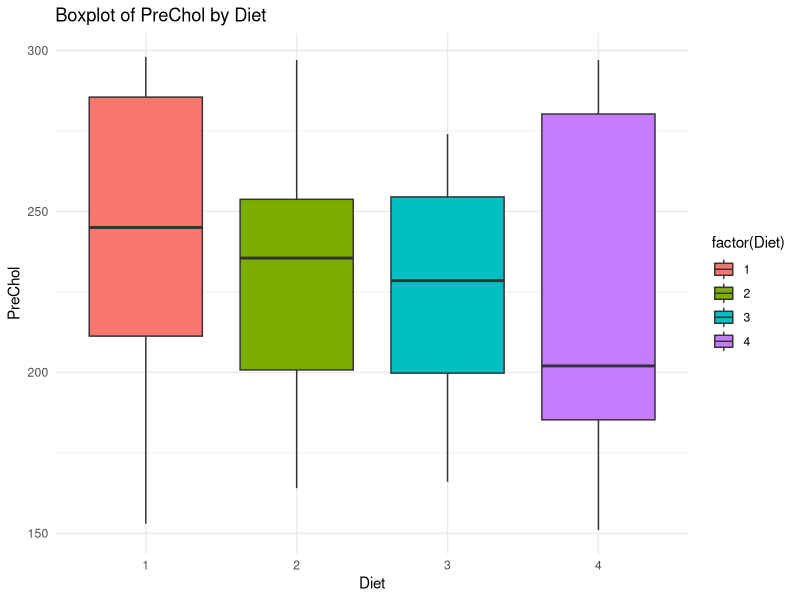
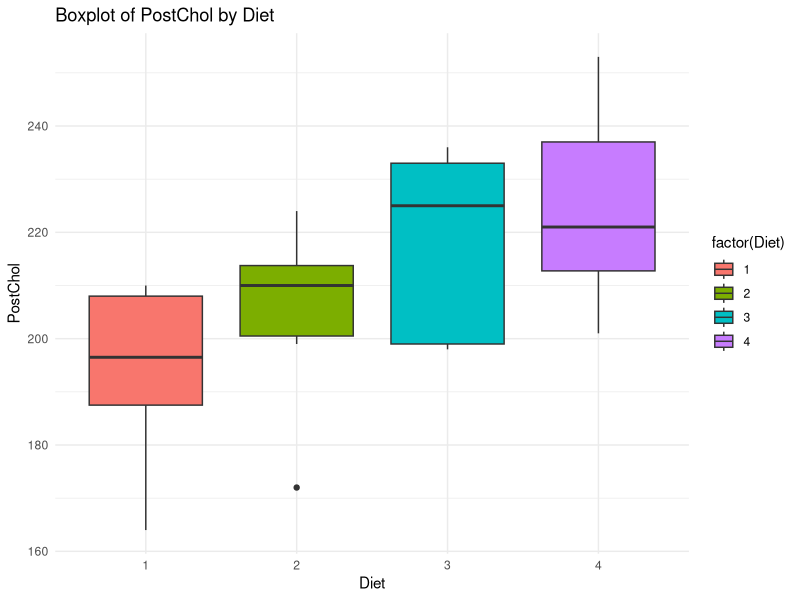
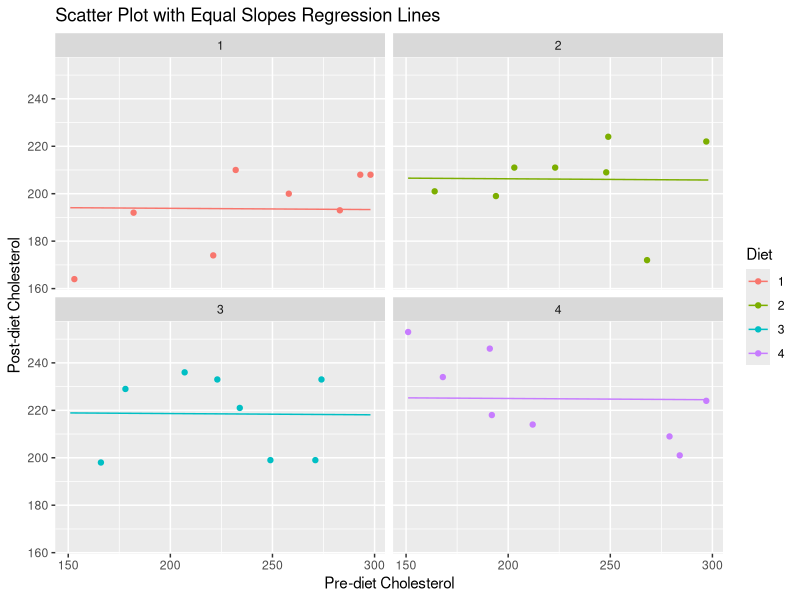
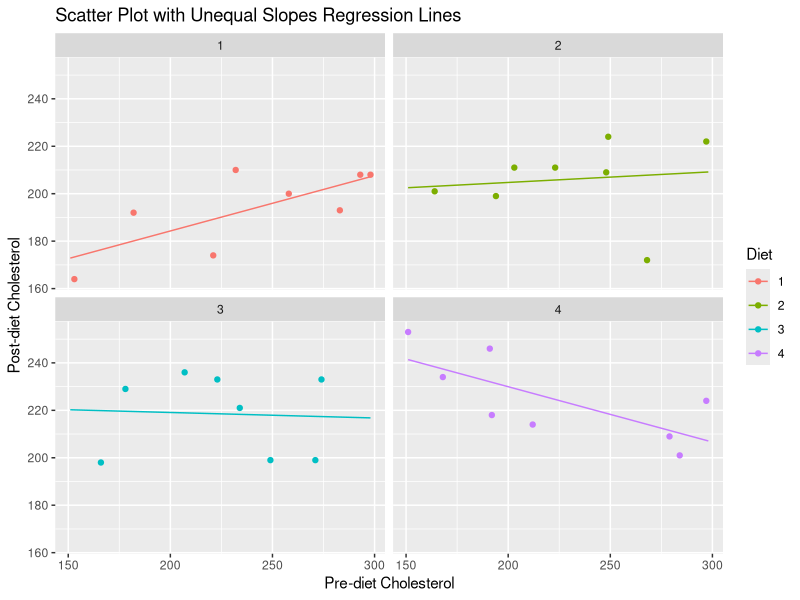

Generate these figures, in order, with R:
# MSA680 lab 1: ANCOVA models and least squares means.
# Run from this folder: Rscript ancovaR.R

library(tidyverse)
library(scales)
library(emmeans)
library(car)

############ Data and boxplots ############
diet <- read.table(file="diet.txt",header=T,sep=" ")
#Factor for later
diet$Diet <- factor(diet$Diet)

mean_table <- aggregate(. ~ Diet, data = diet, mean)
mean_table 


p1 <- ggplot(diet, aes(x = factor(Diet), y = PreChol, fill = factor(Diet))) +
  geom_boxplot() +
  labs(title = "Boxplot of PreChol by Diet", x = "Diet", y = "PreChol") +
  theme_minimal()

ggsave("boxplot_pre.png", plot = p1, device = "png", width = 4, height = 4, dpi = 200)

p2 <- ggplot(diet, aes(x = factor(Diet), y = PostChol, fill = factor(Diet))) +
  geom_boxplot() +
  labs(title = "Boxplot of PostChol by Diet", x = "Diet", y = "PostChol") +
  theme_minimal()
ggsave("boxplot_post.png", plot = p2, device = "png", width = 4, height = 4, dpi = 200)


############ One-way ANOVA ############

# ANOVA with aov
aov_diet <- aov(PostChol ~ Diet, data = diet)
summary(aov_diet)


# Same model with lm
lm_diet <- lm (PostChol ~ factor(Diet), data=diet)
anova_result <- anova(lm_diet)

print(summary(lm_diet))
print(anova_result)

# Least squares means
lsmeans <- emmeans(aov_diet, ~ Diet, data=diet)
print(summary(lsmeans))

############ ANCOVA with equal slopes ############

# ANCOVA with aov
exercise_1_aov <- aov(PostChol ~ PreChol + Diet, data = diet)
print(summary(exercise_1_aov))

# ANCOVA with lm, plot and least squares means
exercise_2_lm <- lm(PostChol ~ PreChol + Diet, data = diet)
exercise_2_anova <- anova(exercise_2_lm)

print(exercise_2_anova)
print(summary(exercise_2_lm))

exercise_2_pred <- expand.grid(PreChol = seq(min(diet$PreChol), max(diet$PreChol), length.out = 100), Diet = levels(diet$Diet))
exercise_2_pred$PostChol <- predict(exercise_2_lm, newdata = exercise_2_pred)

p3 <- ggplot(diet, aes(x = PreChol, y = PostChol, color = Diet)) +
  geom_point() +
  geom_line(data = exercise_2_pred, aes(x = PreChol, y = PostChol, color = Diet)) +
  facet_wrap(~ Diet) +
  labs(title = "Scatter Plot with Equal Slopes Regression Lines",
       x = "Pre-diet Cholesterol",
       y = "Post-diet Cholesterol")
  ggsave("ancova_equal_slopes.png", plot = p3, device = "png", width = 5, height = 5, dpi = 200)


exercise_2_lsmeans <- emmeans(exercise_2_lm, specs = ~  Diet)
print((exercise_2_lsmeans))


# Least squares means by PreChol
exercise_2_lsmeans_diet <- emmeans(exercise_2_lm, specs = ~ PreChol | Diet)
print((exercise_2_lsmeans_diet))


############ ANCOVA with unequal slopes ############

# Interaction model with aov
exercise_1_aov <- aov(PostChol ~ PreChol*Diet, data = diet)
print(summary(exercise_1_aov))

# Interaction model with lm, plot and least squares means
exercise_2_lm <- lm(PostChol ~ PreChol * Diet, data = diet)
exercise_2_anova <- anova(exercise_2_lm)

print(exercise_2_anova)
print(summary(exercise_2_lm))

exercise_2_pred <- expand.grid(PreChol = seq(min(diet$PreChol), max(diet$PreChol), length.out = 100), Diet = levels(diet$Diet))
exercise_2_pred$PostChol <- predict(exercise_2_lm, newdata = exercise_2_pred)

p4 <- ggplot(diet, aes(x = PreChol, y = PostChol, color = Diet)) +
  geom_point() +
  geom_line(data = exercise_2_pred, aes(x = PreChol, y = PostChol, color = Diet)) +
  facet_wrap(~ Diet) +
  labs(title = "Scatter Plot with Unequal Slopes Regression Lines",
       x = "Pre-diet Cholesterol",
       y = "Post-diet Cholesterol")
  ggsave("ancova_unequal_slopes.png", plot = p4, device = "png", width = 5, height = 5, dpi = 200)

exercise_2_lsmeans <- emmeans(exercise_2_lm, specs = ~ Diet)
print((exercise_2_lsmeans))

# Least squares means by PreChol
exercise_3_lsmeans <- emmeans(exercise_2_lm,  ~ Diet | PreChol)
print(exercise_3_lsmeans)

# Least squares means are taken at the mean of PreChol

# Center PreChol
diet$mPreChol = diet$PreChol - mean(diet$PreChol)

exercise_4_lm <- lm(PostChol ~ mPreChol * Diet, data = diet)
exercise_4_anova <- anova(exercise_2_lm)

exercise_4_lsmeans <- emmeans(exercise_4_lm, specs = ~ mPreChol | Diet)

print(summary(exercise_4_lsmeans))
print(summary(exercise_4_lm))

# Predictions at PreChol 190 and 250
model <- lm(PostChol ~ PreChol * Diet, data = diet)

#create a new df 
new_data <- data.frame(
  PreChol = rep(c(190, 250), each = length(levels(diet$Diet))),
  Diet = rep(levels(diet$Diet), times = 2)
)

#Make predictions using the model
predictions <- predict(model, newdata = new_data, interval = "confidence")

#Print the predictions and confidence intervals
print(predictions)

#Verify
lsmeans <- emmeans(model, specs = ~ Diet | PreChol, at = list(PreChol = c(190, 250)))

print(lsmeans)
print(model)
